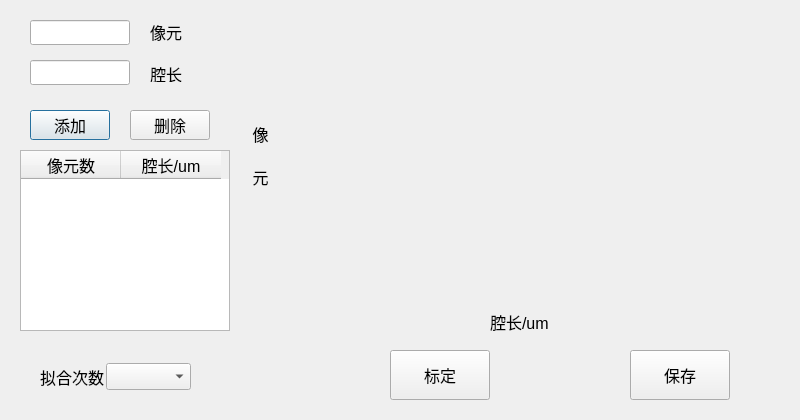
<?xml version="1.0" encoding="UTF-8"?>
<ui version="4.0">
 <class>demarcate</class>
 <widget class="QDialog" name="demarcate">
  <property name="geometry">
   <rect>
    <x>0</x>
    <y>0</y>
    <width>800</width>
    <height>420</height>
   </rect>
  </property>
  <property name="windowTitle">
   <string>系统标定</string>
  </property>
  <property name="windowIcon">
   <iconset>
    <normaloff>../icon/logo.jpg</normaloff>../icon/logo.jpg</iconset>
  </property>
  <widget class="QPushButton" name="button_add">
   <property name="geometry">
    <rect>
     <x>30</x>
     <y>110</y>
     <width>80</width>
     <height>30</height>
    </rect>
   </property>
   <property name="font">
    <font>
     <pointsize>12</pointsize>
    </font>
   </property>
   <property name="text">
    <string>添加</string>
   </property>
  </widget>
  <widget class="QLabel" name="label_pixel">
   <property name="geometry">
    <rect>
     <x>150</x>
     <y>22</y>
     <width>41</width>
     <height>20</height>
    </rect>
   </property>
   <property name="font">
    <font>
     <pointsize>12</pointsize>
    </font>
   </property>
   <property name="text">
    <string>像元</string>
   </property>
  </widget>
  <widget class="QLineEdit" name="edit_pixel">
   <property name="geometry">
    <rect>
     <x>30</x>
     <y>20</y>
     <width>100</width>
     <height>25</height>
    </rect>
   </property>
  </widget>
  <widget class="QLabel" name="label_cavtiy">
   <property name="geometry">
    <rect>
     <x>150</x>
     <y>65</y>
     <width>41</width>
     <height>17</height>
    </rect>
   </property>
   <property name="font">
    <font>
     <pointsize>12</pointsize>
    </font>
   </property>
   <property name="text">
    <string>腔长</string>
   </property>
  </widget>
  <widget class="QLineEdit" name="edit_cavity">
   <property name="geometry">
    <rect>
     <x>30</x>
     <y>60</y>
     <width>100</width>
     <height>25</height>
    </rect>
   </property>
  </widget>
  <widget class="QPushButton" name="button_demarcate">
   <property name="geometry">
    <rect>
     <x>390</x>
     <y>350</y>
     <width>100</width>
     <height>50</height>
    </rect>
   </property>
   <property name="font">
    <font>
     <pointsize>12</pointsize>
    </font>
   </property>
   <property name="text">
    <string>标定</string>
   </property>
  </widget>
  <widget class="QPushButton" name="button_save">
   <property name="geometry">
    <rect>
     <x>630</x>
     <y>350</y>
     <width>100</width>
     <height>50</height>
    </rect>
   </property>
   <property name="font">
    <font>
     <pointsize>12</pointsize>
    </font>
   </property>
   <property name="text">
    <string>保存</string>
   </property>
  </widget>
  <widget class="QTableWidget" name="table_pixel_cavity">
   <property name="geometry">
    <rect>
     <x>20</x>
     <y>150</y>
     <width>210</width>
     <height>181</height>
    </rect>
   </property>
   <property name="font">
    <font>
     <pointsize>12</pointsize>
    </font>
   </property>
   <property name="rowCount">
    <number>0</number>
   </property>
   <property name="columnCount">
    <number>2</number>
   </property>
   <column>
    <property name="text">
     <string>像元数</string>
    </property>
   </column>
   <column>
    <property name="text">
     <string>腔长/um</string>
    </property>
   </column>
  </widget>
  <widget class="QPushButton" name="button_delete">
   <property name="geometry">
    <rect>
     <x>130</x>
     <y>110</y>
     <width>80</width>
     <height>30</height>
    </rect>
   </property>
   <property name="font">
    <font>
     <pointsize>12</pointsize>
    </font>
   </property>
   <property name="text">
    <string>删除</string>
   </property>
  </widget>
  <widget class="QLabel" name="label_x_axis">
   <property name="geometry">
    <rect>
     <x>490</x>
     <y>310</y>
     <width>71</width>
     <height>21</height>
    </rect>
   </property>
   <property name="font">
    <font>
     <pointsize>12</pointsize>
    </font>
   </property>
   <property name="text">
    <string>&lt;!DOCTYPE HTML PUBLIC &quot;-//W3C//DTD HTML 4.0//EN&quot; &quot;http://www.w3.org/TR/REC-html40/strict.dtd&quot;&gt;
&lt;html&gt;&lt;head&gt;&lt;meta name=&quot;qrichtext&quot; content=&quot;1&quot; /&gt;&lt;style type=&quot;text/css&quot;&gt;
p, li { white-space: pre-wrap; }
&lt;/style&gt;&lt;/head&gt;&lt;body style=&quot; font-family:'SimSun'; font-size:12pt; font-weight:400; font-style:normal;&quot;&gt;
&lt;p style=&quot; margin-top:0px; margin-bottom:0px; margin-left:0px; margin-right:0px; -qt-block-indent:0; text-indent:0px;&quot;&gt;腔长/um&lt;/p&gt;&lt;/body&gt;&lt;/html&gt;</string>
   </property>
  </widget>
  <widget class="QLabel" name="label_y_axis">
   <property name="geometry">
    <rect>
     <x>240</x>
     <y>110</y>
     <width>41</width>
     <height>91</height>
    </rect>
   </property>
   <property name="font">
    <font>
     <pointsize>12</pointsize>
    </font>
   </property>
   <property name="text">
    <string>&lt;!DOCTYPE HTML PUBLIC &quot;-//W3C//DTD HTML 4.0//EN&quot; &quot;http://www.w3.org/TR/REC-html40/strict.dtd&quot;&gt;
&lt;html&gt;&lt;head&gt;&lt;meta name=&quot;qrichtext&quot; content=&quot;1&quot; /&gt;&lt;style type=&quot;text/css&quot;&gt;
p, li { white-space: pre-wrap; }
&lt;/style&gt;&lt;/head&gt;&lt;body style=&quot; font-family:'SimSun'; font-size:12pt; font-weight:400; font-style:normal;&quot;&gt;
&lt;p style=&quot; margin-top:0px; margin-bottom:0px; margin-left:0px; margin-right:0px; -qt-block-indent:0; text-indent:0px;&quot;&gt;像&lt;/p&gt;
&lt;p style=&quot;-qt-paragraph-type:empty; margin-top:0px; margin-bottom:0px; margin-left:0px; margin-right:0px; -qt-block-indent:0; text-indent:0px;&quot;&gt;&lt;/p&gt;
&lt;p style=&quot; margin-top:0px; margin-bottom:0px; margin-left:0px; margin-right:0px; -qt-block-indent:0; text-indent:0px;&quot;&gt;元&lt;/p&gt;&lt;/body&gt;&lt;/html&gt;</string>
   </property>
   <property name="alignment">
    <set>Qt::AlignCenter</set>
   </property>
  </widget>
  <widget class="QWidget" name="layoutWidget">
   <property name="geometry">
    <rect>
     <x>40</x>
     <y>360</y>
     <width>151</width>
     <height>33</height>
    </rect>
   </property>
   <layout class="QHBoxLayout" name="horizontalLayout">
    <property name="spacing">
     <number>2</number>
    </property>
    <item>
     <widget class="QLabel" name="label_fitting_count">
      <property name="font">
       <font>
        <pointsize>12</pointsize>
       </font>
      </property>
      <property name="text">
       <string>拟合次数</string>
      </property>
     </widget>
    </item>
    <item>
     <widget class="QComboBox" name="combox_fitting_count">
      <property name="font">
       <font>
        <pointsize>12</pointsize>
       </font>
      </property>
     </widget>
    </item>
   </layout>
  </widget>
 </widget>
 <resources/>
 <connections/>
</ui>
